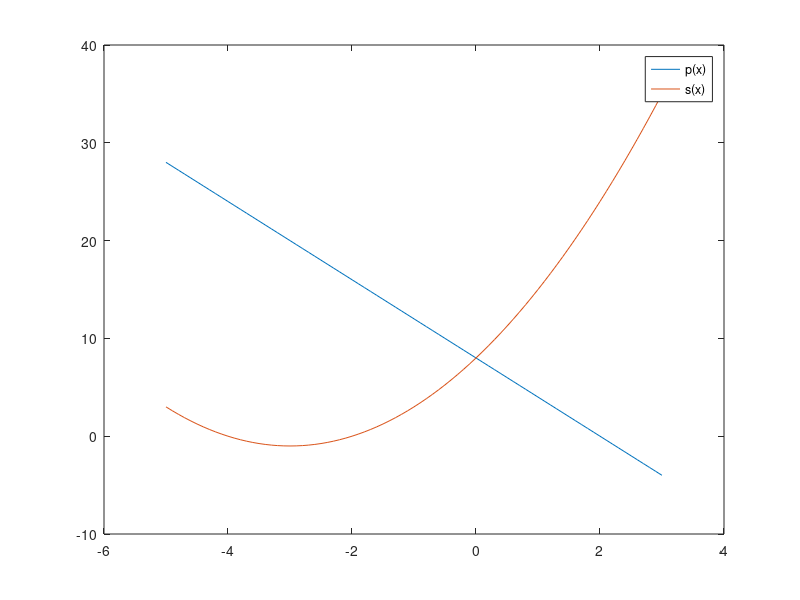

Write MATLAB code to recreate this figure.
clc;clear;close all force;

p=[-4 8]; %p(x)=-4x+8
s=[1 6 8];%s(x)=x2+6x+8

%(a) fazer grafico dos polinimos

figure;
x=-5:0.1:3;
plot(x,polyval(p,x),x,polyval(s,x));
legend('p(x)','s(x)','location','best');

%(B) raiz dos polinomios

xp=roots(p);
xs=roots(s);

roots([1 0 0 -1]);%raizes complexas
%poly

%produto de polinomios
t=conv(p,s);

%(D) divisao de polinomioos

[q,r]=deconv(s,p);%onde q eh o cociente e r eh o resto

conv(p,q)+r; %retorna o polinomio

%(E) expansoes em fracoes parciais

[r,p,k] = residue(p,s)  %devolve resto, polo e raiz
[N,D]=residue(r,p,k)    %devolve Numerador e donimador das fracoes
